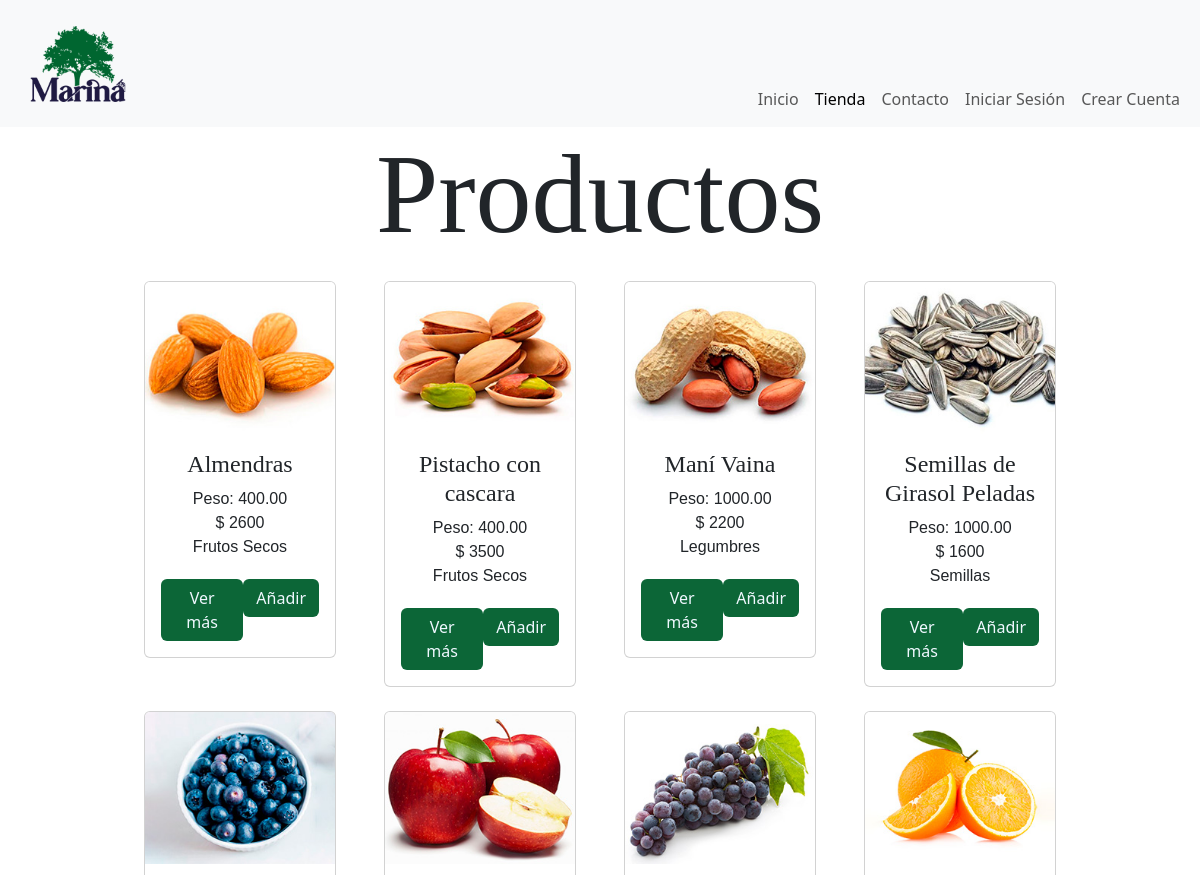
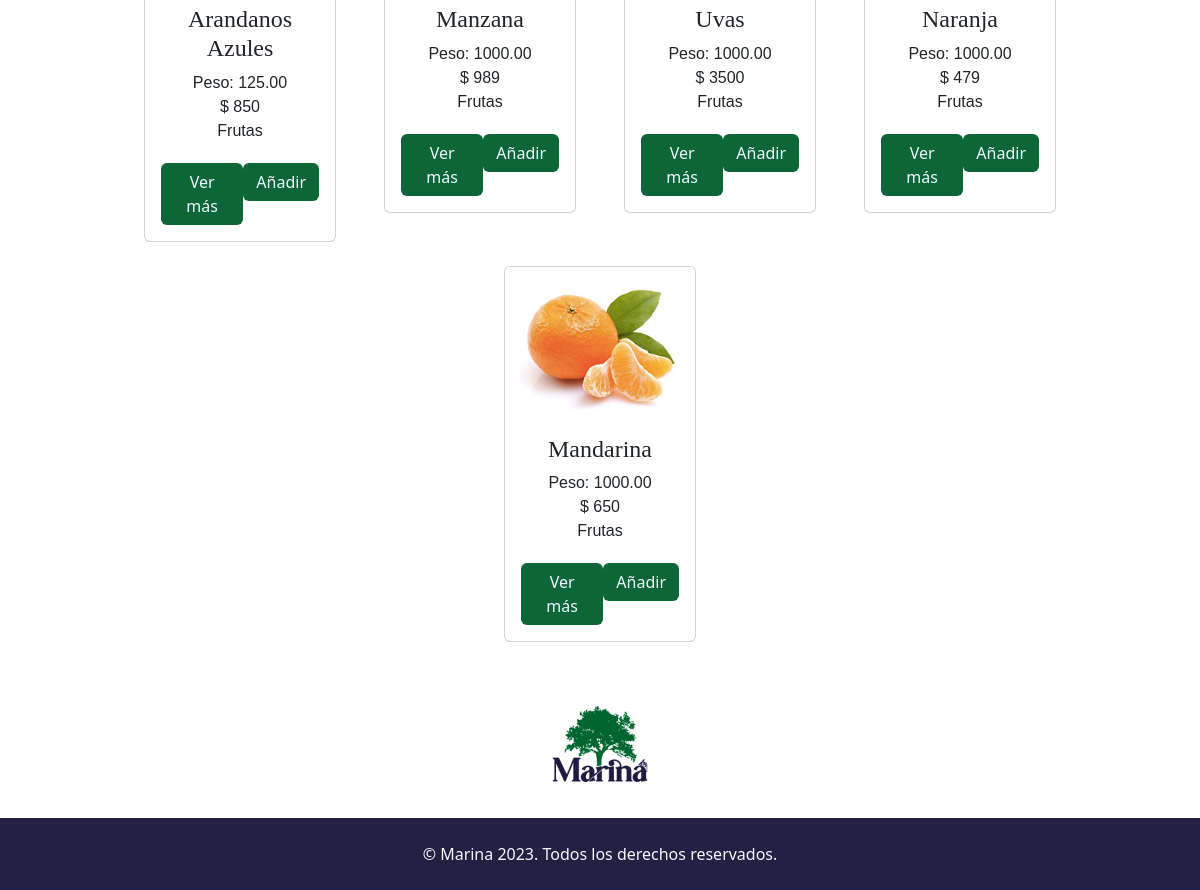
The page /sitio/index.php?section=store on the database its author committed (2 pictures, top to bottom).
### tables this page shows
CREATE TABLE `products` (
  `product_id` int(10) UNSIGNED NOT NULL,
  `category_fk` tinyint(3) UNSIGNED NOT NULL,
  `user_fk` int(10) UNSIGNED NOT NULL,
  `name_product` varchar(200) DEFAULT NULL,
  `price` decimal(10,2) DEFAULT NULL,
  `weight` decimal(10,2) DEFAULT NULL,
  `detail_product` text DEFAULT NULL,
  `img` varchar(255) DEFAULT NULL,
  `img_description` varchar(255) DEFAULT NULL,
  `stock` int(11) DEFAULT NULL
);

CREATE TABLE `categories` (
  `category_id` tinyint(3) UNSIGNED NOT NULL,
  `category` varchar(45) NOT NULL
);

### sitio/classes/Models/Product.php (called while the page is built, shortened)
<?php
class Product{
    protected int $product_id = 0;
    protected string $name_product = "";
    protected int $price = 0;
    protected string $weight = "";
    protected ?string $img = "";
    protected ?string $img_description = "";
    protected Category $category;
    public function allProducts(): array
    {
        $db = DBConexion::getDB();
        $query = "SELECT * FROM products p
                INNER JOIN categories c
                ON c.category_id = p.category_fk
                ORDER BY p.product_id";
        $stmt = $db -> prepare($query);
        $stmt -> execute();
        $stmt -> setFetchMode(PDO::FETCH_CLASS, DataRowProduct::class);
        return array_map(function(DataRowProduct $registro){
            return $registro->getProduct();
        }, $stmt->fetchAll());
    }
    public function getId_product()
    {
        return $this->product_id;
    }
    public function setId_product($product_id)
    {
        $this->product_id = $product_id;
        return $this;
    }
    public function getName_product()
    {
        return $this->name_product;
    }
    public function setName_product($name_product)
    {
        $this->name_product = $name_product;
        return $this;
    }
    public function getPrice()
    {
        return $this->price;
    }
    public function setPrice($price)
    {
        $this->price = $price;
        return $this;
    }
    public function getWeight()
    {
        return $this->weight;
    }
    public function setWeight($weight)
    {
        $this->weight = $weight;
        return $this;
    }
    public function setDetail_product($detail_product)
    {
        return $this;
    }
    public function getImg()
    {
        return $this->img;
    }
    public function setImg($img)
    {
        $this->img = $img;
        return $this;
    }
    public function getImg_description()
    {
        return $this->img_description;
    }
    public function setImg_description($img_description)
    {
        $this->img_description = $img_description;
        return $this;
    }
    public function setUser_fk($user_fk)
    {
        return $this;
    }
    public function setCategory_fk($category_fk)
    {
        return $this;
    }
    public function getCategory()
    {
        return $this->category;
    }
    public function setCategory($category)
    {
        $this->category = $category;
        return $this;
    }
}

### sitio/bootstrap/autoload.php (called while the page is built, shortened)
<?php
spl_autoload_register(function(string $className) {
    $className = substr($className, 4);
    $classFile = $className . '.php';
    $classPath = __DIR__ . '/../classes/' . $classFile;
});

### sitio/classes/DataTransfer/DataRowProduct.php (called while the page is built, shortened)
<?php
class DataRowProduct
{
    protected int $product_id;
    protected int $user_fk ;
    protected int $category_fk;
    protected string $name_product;
    protected int $price;
    protected string $weight;
    protected string $detail_product;
    protected ?string $img;
    protected ?string $img_description;
    protected ?string $stock;
    protected ?string $category_id = null;
    protected ?string $category = null;
    public function getProduct(): Product
    {
        $product = new Product();
        $product->loadArrayData(
            [
            'product_id'            => $this->product_id,
            'category_fk'           => $this->category_fk,
            'user_fk'               => $this->user_fk,
            'name_product'          => $this->name_product,
            'price'                 => $this->price,
            'weight'                => $this->weight,
            'detail_product'        => $this->detail_product,
            'img'                   => $this->img,
            'img_description'       => $this->img_description,
            'stock'                 => $this->stock,]);
        $ctgry = new Category();
        $ctgry->loadArrayData([
            'category_id'                 => $this->category_id,
            'category'                 => $this->category,
        ]);
        $product->setCategory($ctgry);
        return $product;
    }
}

### sitio/classes/Models/Category.php (called while the page is built, shortened)
<?php
class Category{
    protected string $category;
    public function getCategory()
    {
        return $this->category;
    }
    public function setCategory($category)
    {
        $this->category = $category;
        return $this;
    }
    public function setCategory_id($category_id)
    {
        return $this;
    }
}

### sitio/vistas/store.php (the view, shortened to what this page needs)
<?php
$product = new Product();
$products = $product->allProducts();
?>
<main>
    <div class="container">
        <h1 class="title-section d-flex justify-content-center h">Productos</h1>
        <ul class="d-flex row justify-content-center">
            <?php foreach ($products as $product) : ?>
                <li class="product">
                    <div class="card">
                        <img src="<?= "images/products/" . $product->getImg(); ?>" class="card-img-top" alt="<?= $product->getImg_description(); ?>" srcset="">
                        <div class="card-body">
                            <h2 class="title-card-product text-center h"><?= $product->getName_product(); ?></h2>
                            <ul class="text-center p">
                                <li>Peso: <?= $product->getWeight(); ?></li>
                                <li>$ <?= $product->getPrice(); ?></li>
                                <li><?= $product->getCategory()->getCategory(); ?></li>
                            </ul>
                            <div class="d-flex justify-content-around mt-3 cont-btn">
                                <a href="index.php?section=detail-product&id=<?= $product->getId_product(); ?>" class="btn color-btn size-btn mt-1">Ver más</a>
                                <form action="acciones/add-to-cart.php?id=<?= $product->getId_product(); ?>" method="post">
                                    <button type="submit" class="btn color-btn size-btn mt-1"> Añadir </button>
                                </form>
                            </div>
                        </div>
                    </div>
                </li>
            <?php
            endforeach;
            ?>
        </ul>
    </div>
</main>

### sitio/styles/styles.css (style rules this page uses)
.h { font-family: 'Playfair Display', serif; }
.p { font-family: 'Noto Sans KR', sans-serif; }
.title-section { font-size: 3rem; }
ul { list-style-type: none; padding-left: 0%; }
.color-btn { background-color: #0c6637; color: aliceblue; transition: transform 0.3s; }
.product { width: 45vw; margin: 1vw; }
@media only screen and (min-width: 1025px) { .title-section { font-size: 7rem; } }
@media only screen and (min-width: 1025px) { .product { width:18vw; margin: 1vw; } }
@media only screen and (min-width: 1025px) { h2.title-card-product { font-size: 1.5rem; } }

### rows shown on the page
products: img (picture), name_product "Almendras", weight "400.00", price "2600", category_fk.category "Frutos Secos"
products: img (picture), name_product "Pistacho con cascara", weight "400.00", price "3500", category_fk.category "Frutos Secos"
products: img (picture), name_product "Maní Vaina", weight "1000.00", price "2200", category_fk.category "Legumbres"
products: img (picture), name_product "Semillas de Girasol Peladas", weight "1000.00", price "1600", category_fk.category "Semillas"
products: img (picture), name_product "Arandanos Azules", weight "125.00", price "850", category_fk.category "Frutas"
products: img (picture), name_product "Manzana", weight "1000.00", price "989", category_fk.category "Frutas"
products: img (picture), name_product "Uvas", weight "1000.00", price "3500", category_fk.category "Frutas"
products: img (picture), name_product "Naranja", weight "1000.00", price "479", category_fk.category "Frutas"
products: img (picture), name_product "Mandarina", weight "1000.00", price "650", category_fk.category "Frutas"
